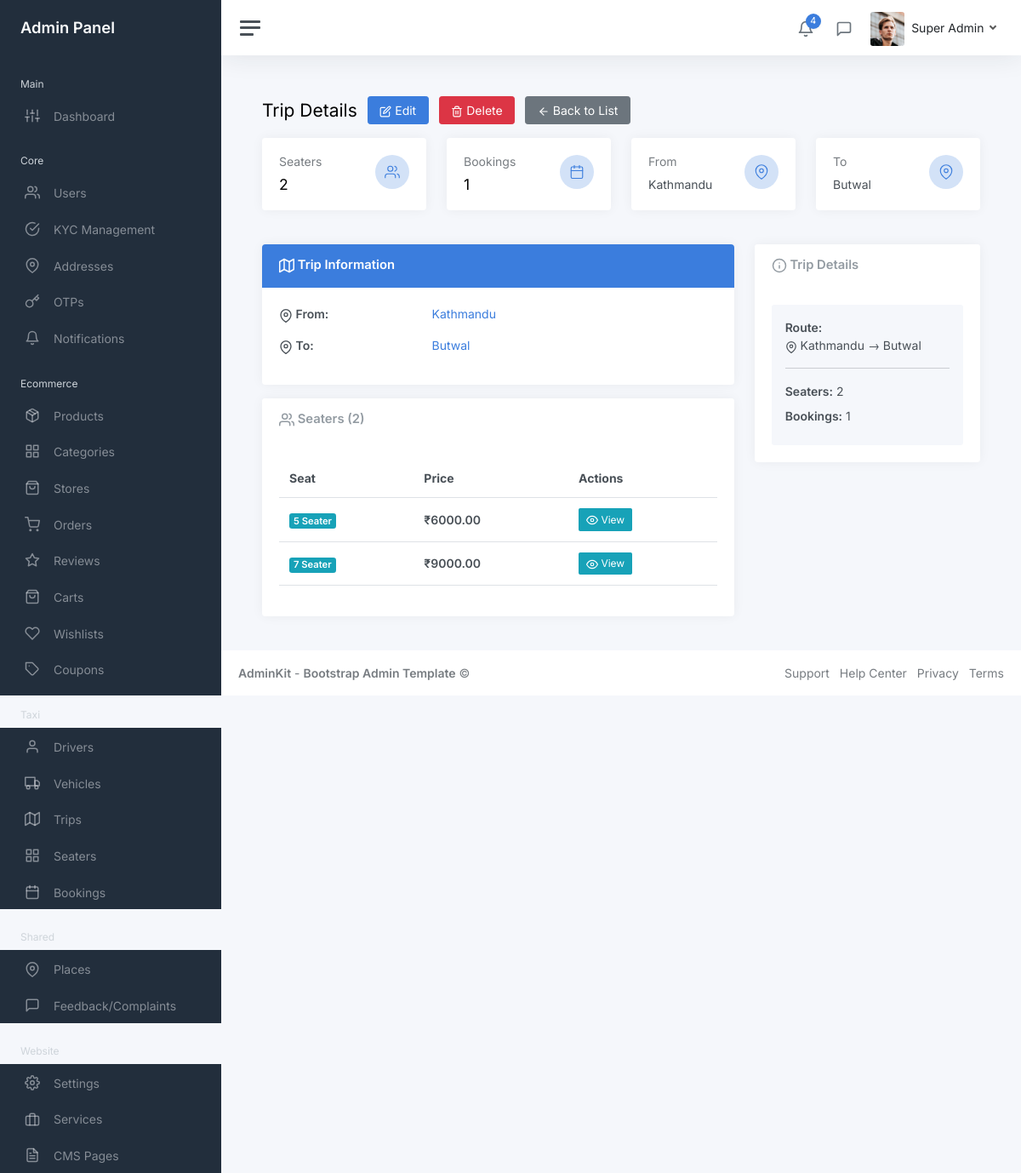
Page /myadmin/taxi/trips/1/ (signed in) on the committed database.
### core/models.py (models this page shows, shortened)
class User(AbstractUser):
    COUNTRY_CODE_CHOICES = [
        ('+977', '+977'),
        ('+91', '+91'),
    ]
    COUNTRY_CHOICES = [
        ('Nepal', 'Nepal'),
        ('India', 'India'),
    ]
    phone = models.CharField(max_length=15, unique=True)
    name = models.CharField(max_length=100)
    email = models.EmailField(blank=True, null=True)
    country_code = models.CharField(max_length=5, choices=COUNTRY_CODE_CHOICES, default='+977')
    country = models.CharField(max_length=10, choices=COUNTRY_CHOICES, default='Nepal')
    fcm_token = models.CharField(max_length=255, blank=True, null=True)
    profile_picture = models.ImageField(upload_to='profile_pictures/', blank=True, null=True)
    national_id = models.CharField(max_length=50, blank=True, null=True, help_text='National ID number')
    national_id_document = models.ImageField(upload_to='kyc_documents/', blank=True, null=True, help_text='National ID document image')
    pan_no = models.CharField(max_length=20, blank=True, null=True, help_text='PAN (Permanent Account Number)')
    pan_document = models.ImageField(upload_to='kyc_documents/', blank=True, null=True, help_text='PAN document image')
    is_kyc_verified = models.BooleanField(default=False, help_text='Whether KYC has been verified by admin')
    kyc_submitted_at = models.DateTimeField(blank=True, null=True, help_text='When user submitted KYC information')
    kyc_verified_at = models.DateTimeField(blank=True, null=True, help_text='When KYC was verified by admin')
    kyc_rejected_at = models.DateTimeField(blank=True, null=True, help_text='When KYC was rejected by admin')
    kyc_rejection_reason = models.TextField(blank=True, null=True, help_text='Reason for KYC rejection')
    created_at = models.DateTimeField(auto_now_add=True)
    updated_at = models.DateTimeField(auto_now=True)
    first_name = None
    last_name = None
    objects = UserManager()
    USERNAME_FIELD = 'phone'
    REQUIRED_FIELDS = ['name']
    class Meta:
        ordering = ['-created_at']

### taxi/models.py (models this page shows, shortened)
class Trip(models.Model):
    from_place = models.ForeignKey(Place, on_delete=models.CASCADE, related_name='trips_from')
    to_place = models.ForeignKey(Place, on_delete=models.CASCADE, related_name='trips_to')
    class Meta:
        ordering = ['from_place__name', 'to_place__name']

class Seater(models.Model):
    seat = models.CharField(max_length=50)  # e.g., "Front Seat", "Back Seat", "Window Seat"
    price = models.DecimalField(max_digits=10, decimal_places=2, validators=[MinValueValidator(0)])
    trip = models.ForeignKey(Trip, on_delete=models.CASCADE, related_name='seaters')
    class Meta:
        ordering = ['trip', 'price']

### shared/models.py (models this page shows, shortened)
class Place(models.Model):
    name = models.CharField(max_length=200)
    class Meta:
        ordering = ['name']

### myadmin/views/taxi/trip_views.py (the view)
# urls.py: path('trips/<int:pk>/', trip_views.TripDetailView.as_view(), name='trip_detail'),
class TripDetailView(StaffRequiredMixin, DetailView):
    model = Trip
    template_name = 'admin/taxi/trip_detail.html'
    context_object_name = 'trip'

### myadmin/mixins.py (called while the page is built)
    def test_func(self):
        return self.request.user.is_staff

### myadmin/templates/admin/taxi/trip_detail.html (shortened to what this page needs)
{% extends 'admin/layouts/base.html' %}
{% load static %}
{% block content %}
<div class="container-fluid p-0">
    <div class="mb-3">
        <h1 class="h3 d-inline align-middle">Trip Details</h1>
        <a class="btn btn-primary ms-2" href="{% url 'myadmin:taxi:trip_update' trip.pk %}">
            <i class="align-middle" data-feather="edit"></i> Edit
        </a>
        <a class="btn btn-danger ms-2" href="{% url 'myadmin:taxi:trip_delete' trip.pk %}">
            <i class="align-middle" data-feather="trash-2"></i> Delete
        </a>
        <a class="btn btn-secondary ms-2" href="{% url 'myadmin:taxi:trip_list' %}">
            <i class="align-middle" data-feather="arrow-left"></i> Back to List
        </a>
    </div>
    <div class="row mb-3">
        <div class="col-sm-6 col-xl-3">
            <div class="card">
                <div class="card-body">
                    <div class="row">
                        <div class="col">
                            <h6 class="text-muted mb-2">Seaters</h6>
                            <h4 class="mb-0">{{ trip.seaters.count }}</h4>
                        </div>
                        <div class="col-auto">
                            <div class="stat text-primary">
                                <i class="align-middle" data-feather="users"></i>
                            </div>
                        </div>
                    </div>
                </div>
            </div>
        </div>
        <div class="col-sm-6 col-xl-3">
            <div class="card">
                <div class="card-body">
                    <div class="row">
                        <div class="col">
                            <h6 class="text-muted mb-2">Bookings</h6>
                            <h4 class="mb-0">{{ trip.bookings.count|default:0 }}</h4>
                        </div>
                        <div class="col-auto">
                            <div class="stat text-primary">
                                <i class="align-middle" data-feather="calendar"></i>
                            </div>
                        </div>
                    </div>
                </div>
            </div>
        </div>
        <div class="col-sm-6 col-xl-3">
            <div class="card">
                <div class="card-body">
                    <div class="row">
                        <div class="col">
                            <h6 class="text-muted mb-2">From</h6>
                            <div class="fs-6">{{ trip.from_place.name|truncatewords:3 }}</div>
                        </div>
                        <div class="col-auto">
                            <div class="stat text-primary">
                                <i class="align-middle" data-feather="map-pin"></i>
                            </div>
                        </div>
                    </div>
                </div>
            </div>
        </div>
        <div class="col-sm-6 col-xl-3">
            <div class="card">
                <div class="card-body">
                    <div class="row">
                        <div class="col">
                            <h6 class="text-muted mb-2">To</h6>
                            <div class="fs-6">{{ trip.to_place.name|truncatewords:3 }}</div>
                        </div>
                        <div class="col-auto">
                            <div class="stat text-primary">
                                <i class="align-middle" data-feather="map-pin"></i>
                            </div>
                        </div>
                    </div>
                </div>
            </div>
        </div>
    </div>
    <div class="row">
        <div class="col-md-8">
            <div class="card mb-3">
                <div class="card-header bg-primary text-white">
                    <h5 class="card-title mb-0">
                        <i class="align-middle" data-feather="map"></i> Trip Information
                    </h5>
                </div>
                <div class="card-body">
                    <div class="row mb-3">
                        <div class="col-sm-4"><strong><i class="align-middle" data-feather="map-pin" style="width: 16px; height: 16px;"></i> From:</strong></div>
                        <div class="col-sm-8">
                            <a href="{% url 'myadmin:shared:place_detail' trip.from_place.pk %}" class="text-decoration-none">{{ trip.from_place.name }}</a>
                        </div>
                    </div>
                    <div class="row mb-3">
                        <div class="col-sm-4"><strong><i class="align-middle" data-feather="map-pin" style="width: 16px; height: 16px;"></i> To:</strong></div>
                        <div class="col-sm-8">
                            <a href="{% url 'myadmin:shared:place_detail' trip.to_place.pk %}" class="text-decoration-none">{{ trip.to_place.name }}</a>
                        </div>
                    </div>
                </div>
            </div>
            {% if trip.seaters.all %}
            <div class="card mb-3">
                <div class="card-header">
                    <h5 class="card-title mb-0">
                        <i class="align-middle" data-feather="users"></i> Seaters ({{ trip.seaters.count }})
                    </h5>
                </div>
                <div class="card-body">
                    <div class="table-responsive">
                        <table class="table table-hover">
                            <thead>
                                <tr>
                                    <th>Seat</th>
                                    <th>Price</th>
                                    <th>Actions</th>
                                </tr>
                            </thead>
                            <tbody>
                                {% for seater in trip.seaters.all %}
                                <tr>
                                    <td><span class="badge bg-info">{{ seater.seat }}</span></td>
                                    <td><strong>₹{{ seater.price|floatformat:2 }}</strong></td>
                                    <td>
                                        <a href="{% url 'myadmin:taxi:seater_detail' seater.pk %}" class="btn btn-sm btn-info">
                                            <i class="align-middle" data-feather="eye" style="width: 14px; height: 14px;"></i> View
                                        </a>
                                    </td>
                                </tr>
                                {% endfor %}
                            </tbody>
                        </table>
                    </div>
                </div>
            </div>
            {% endif %}
        </div>
        <div class="col-md-4">
            <div class="card mb-3">
                <div class="card-header">
                    <h5 class="card-title mb-0">
                        <i class="align-middle" data-feather="info"></i> Trip Details
                    </h5>
                </div>
                <div class="card-body">
                    <div class="p-3 bg-light rounded">
                        <div class="mb-2">
                            <strong>Route:</strong><br>
                            <i class="align-middle" data-feather="map-pin" style="width: 14px; height: 14px;"></i>
                            {{ trip.from_place.name }} → {{ trip.to_place.name }}
                        </div>
                        <hr>
                        <div class="mb-2">
                            <strong>Seaters:</strong> {{ trip.seaters.count }}
                        </div>
                        <div class="mb-2">
                            <strong>Bookings:</strong> {{ trip.bookings.count|default:0 }}
                        </div>
                    </div>
                </div>
            </div>
        </div>
    </div>
</div>
{% endblock %}

### templates/admin/layouts/header.html (shortened to what this page needs)
{% load static %}
<nav class="navbar navbar-expand navbar-light navbar-bg">
    <a class="sidebar-toggle js-sidebar-toggle"><i class="hamburger align-self-center"></i></a>
    <div class="navbar-collapse collapse">
      <ul class="navbar-nav navbar-align">
        <li class="nav-item dropdown">
          <a class="nav-icon dropdown-toggle" href="#" id="alertsDropdown" data-bs-toggle="dropdown">
            <div class="position-relative">
              <i class="align-middle" data-feather="bell"></i>
              <span class="indicator">4</span>
            </div>
          </a>
        </li>
        <li class="nav-item dropdown">
          <a class="nav-icon dropdown-toggle" href="#" id="messagesDropdown" data-bs-toggle="dropdown">
            <div class="position-relative">
              <i class="align-middle" data-feather="message-square"></i>
            </div>
          </a>
        </li>
        <li class="nav-item dropdown">
          <a class="nav-link dropdown-toggle d-none d-sm-inline-block" href="#" data-bs-toggle="dropdown">
            {% if user.profile_picture %}
              <img src="{{ user.profile_picture.url }}" class="avatar img-fluid rounded me-1" alt="{{ user.name }}" />
            {% else %}
              <img src="{% static 'myadmin/img/avatars/avatar.jpg' %}" class="avatar img-fluid rounded me-1" alt="{{ user.name }}" />
            {% endif %}
            <span class="text-dark">{{ user.name }}</span>
          </a>
        </li>
      </ul>
    </div>
  </nav>

### templates/admin/layouts/base.html (style rules this page uses)
.text-white * { color: #fff !important; }

### rows in the picture
User: name "Super Admin"
Trip: seaters.count "2", bookings.count "1", from_place.name "Kathmandu", to_place.name "Butwal"
Seater: seat "5 Seater", price "6000.00"
Seater: seat "7 Seater", price "9000.00"
